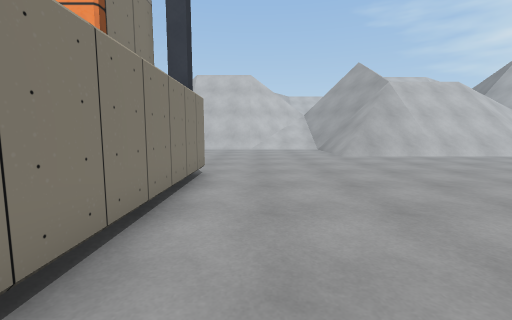
view 1 (above)

17 first-person views from a walk through a Unity game level. The camera is 1.2 m above the floor, tilts 6° down and sees 90° across. Doors are open. The floor is counted in squares, 1 m on a side. Each view is taken from the middle of a square. On the plan, view 1 faces up. The plan holds only what a view shows up to about 12 squares ahead; the rest is blank. The place goes on beyond the plan. Some surface patterns are stand-ins.

view 2
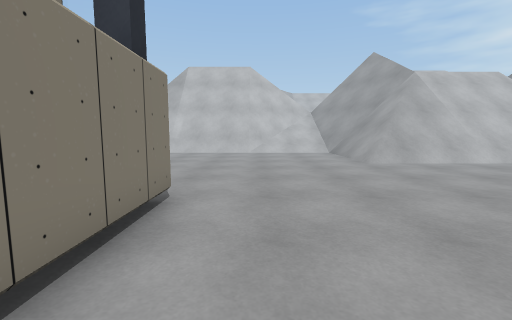

view 3
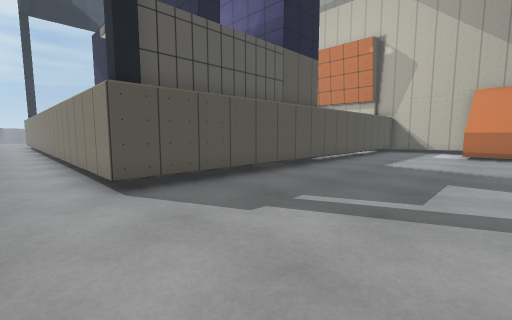

view 4
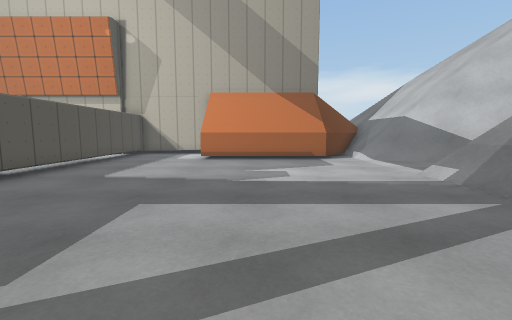

view 5
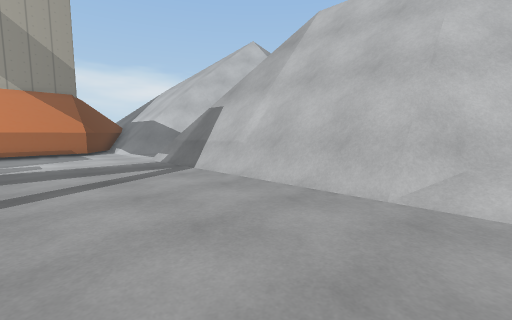

view 6
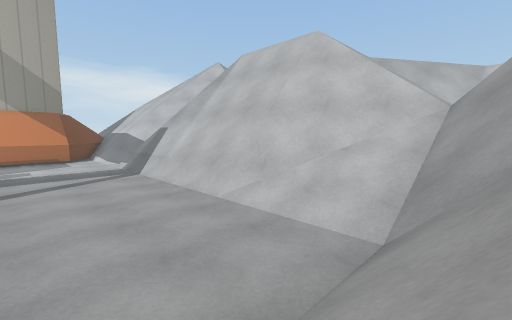

view 7
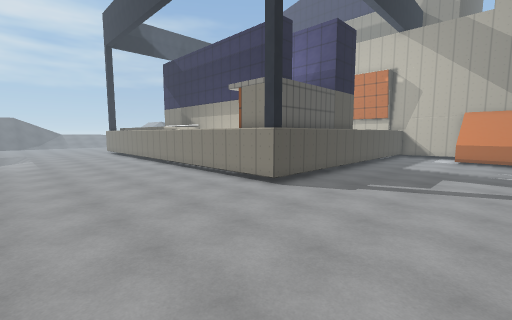

view 8
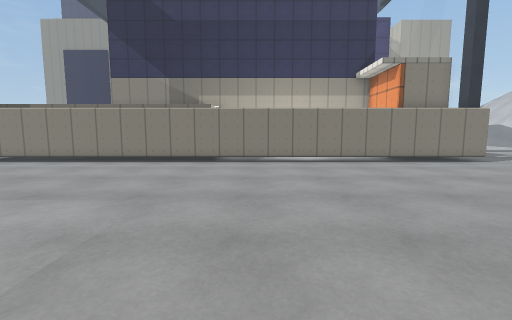

view 9
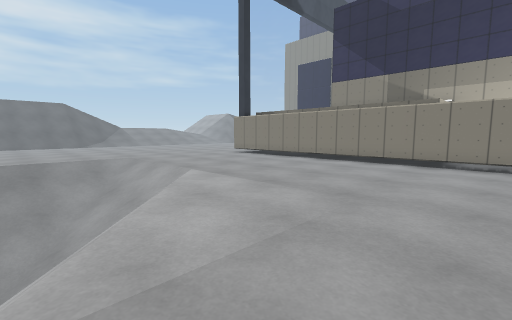

view 10
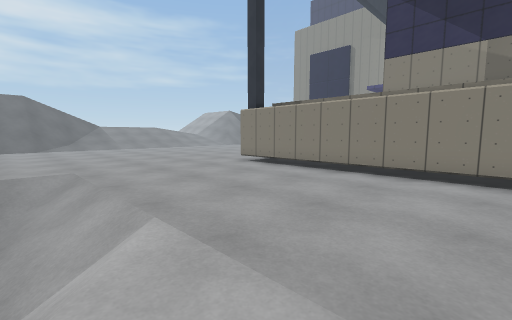

view 11
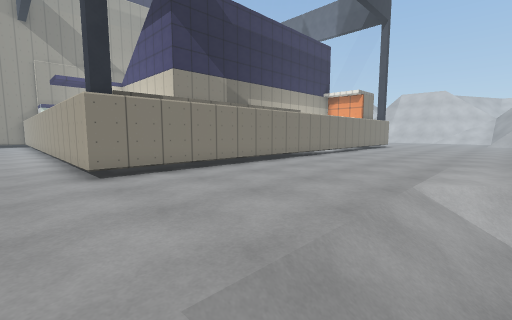

view 12
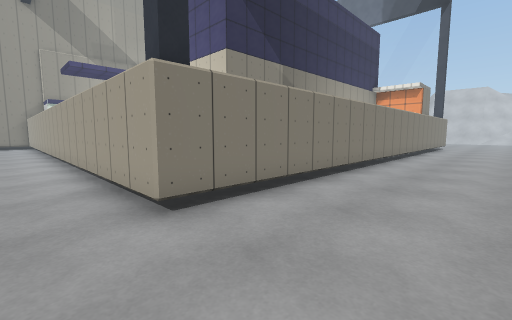

view 13
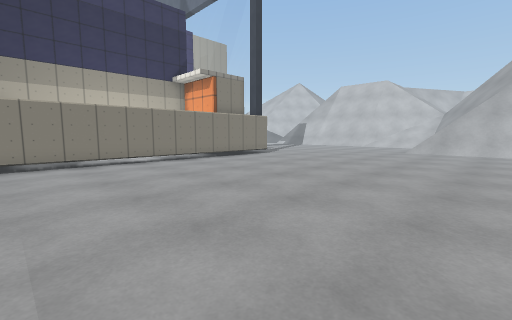

view 14
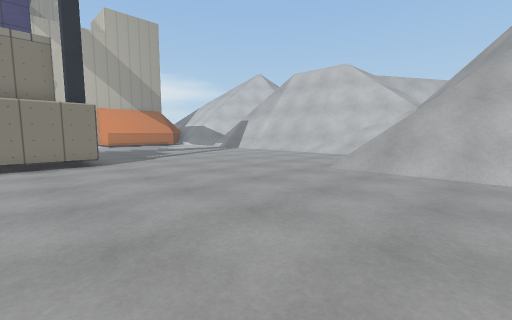

view 15
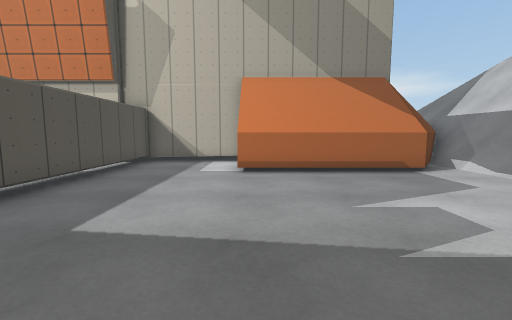

view 16
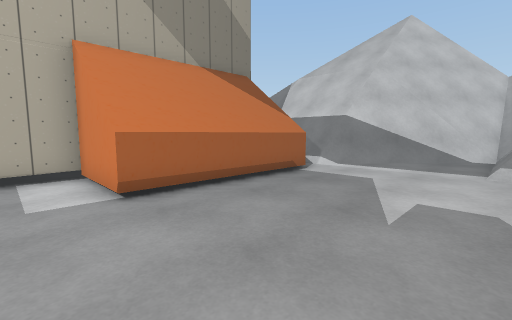

view 17
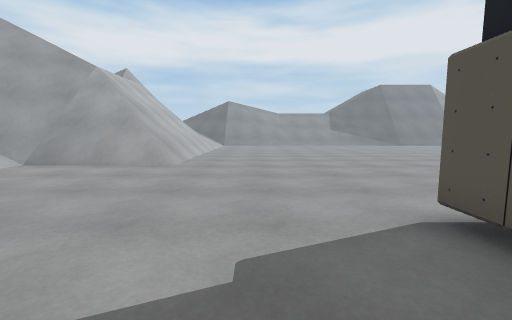

### Floor plan
Key: @ floor where view 1 was taken; # wall or solid block; . floor; / step, stairs or slope; = window, fence, low wall or low ledge; ^ raised ledge; v drop or lower ground.
Columns run from 19 left of view 1 to 9 right of it. Each row starts with its distance up from view 1.
 22 ////v##..#         ###//=# vv
 21 ////v=...#        ###///=##vv
 20 ^///=/...###########////=#^=v
 19 ###//....===========////=//
 18  ###....................///
 17     ^.................../////
 16     ^.................../////
 15     ^.................../////
 14     ^.................../////
 13     ^.................../////
 12  ###^........................
 11  #...........................
 10  #...........................
  9  #...........................
  8  #...........................
  7  #################...........
  6                  #...........
  5                  #...........
  4                  #...........
  3                  #...........
  2                  #...........
  1                  #...........
  0                  #.@.........
 -1                  #...........
 -2                  #...........
 -3                  #..........
 -4                  #...........
 -5                  #........../
 -6                  #.........//
 -7                  #........///
 -8                  #.......////
 -9                  #....../////
-10                  #....../////
-11                  #....../////
-12                  #....../////
-13                  #....../////
-14      #############....../////
-15      .................../////
-16      ........................

Positions as (right, up) in squares from view 1, and headings:
1: (0, 0), facing up
2: (0, 3), facing up
3: (0, 13), facing down-left
4: (-3, 14), facing left
5: (1, 14), facing up-left
6: (6, 14), facing up-left
7: (6, 14), facing down-left
8: (9, -2), facing left
9: (9, -2), facing down-left
10: (6, -6), facing down-left
11: (6, -16), facing up-left
12: (2, -16), facing up-left
13: (9, -4), facing up-left
14: (9, 5), facing up-left
15: (-7, 12), facing left
16: (-10, 10), facing up-left
17: (-5, 10), facing right
